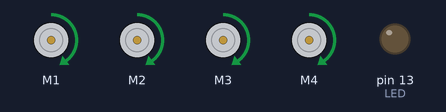
This sketch was run on a simulated Arduino Uno, built with avr-gcc and run on an emulated ATmega328P. Shown: 4 × DC motor (green arrow = forward, orange = backward, longer = faster), output pins drawn as LEDs (lit = HIGH).

Above: at 0.5 s.
At 2.5 s:
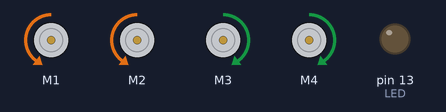
At 4.5 s:
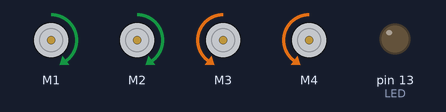
At 5.5 s:
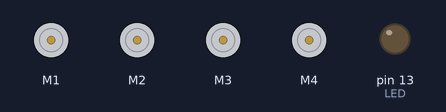
Timing chart, 0 to 7.8 s (numbered marks = the images above):
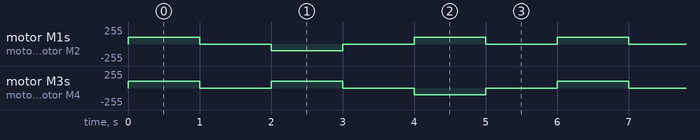

Measured:
- by itself, motor M1, motor M2: repeats every 6.0 s: stopped 1.0 s, backward 100/255 1.0 s, 2 × (stopped 1.0 s, forward 100/255 1.0 s)
- by itself, motor M3, motor M4: repeats every 6.0 s: stopped 1.0 s, forward 100/255 1.0 s, stopped 1.0 s, backward 100/255 1.0 s, stopped 1.0 s, forward 100/255 1.0 s

The sketch:

Circle.ino
```cpp
#define LED 13
#include <AFMotor.h>

AF_DCMotor motor1(1);
AF_DCMotor motor2(2);
AF_DCMotor motor3(3);
AF_DCMotor motor4(4);
void setup() {
  pinMode(LED, OUTPUT);

  /*motor1.setSpeed(255);
  motor2.setSpeed(255);
  motor3.setSpeed(255);
  motor4.setSpeed(255);

  motor1.run(RELEASE);
  motor2.run(RELEASE);
  motor3.run(RELEASE);
  motor4.run(RELEASE);*/
}

void loop() {
   /*digitalWrite(LED, HIGH);
   delay(250);
   digitalWrite(LED, LOW);
   delay(250);*/

   motor1.setSpeed(100);
   motor1.run(FORWARD);
   motor2.setSpeed(100);
   motor2.run(FORWARD);
   motor3.setSpeed(100);
   motor3.run(FORWARD);
   motor4.setSpeed(100);
   motor4.run(FORWARD);

   delay(1000);

  motor1.run(RELEASE);
  motor2.run(RELEASE);
  motor3.run(RELEASE);
  motor4.run(RELEASE);

  delay(1000);

   motor1.setSpeed(100);
   motor1.run(BACKWARD);
   motor2.setSpeed(100);
   motor2.run(BACKWARD);
   motor3.setSpeed(100);
   motor3.run(FORWARD);
   motor4.setSpeed(100);
   motor4.run(FORWARD);

   delay(1000);

   motor1.run(RELEASE);
  motor2.run(RELEASE);
  motor3.run(RELEASE);
  motor4.run(RELEASE);

   delay(1000);

   motor1.setSpeed(100);
   motor1.run(FORWARD);
   motor2.setSpeed(100);
   motor2.run(FORWARD);
   motor3.setSpeed(100);
   motor3.run(BACKWARD);
   motor4.setSpeed(100);
   motor4.run(BACKWARD);

    delay(1000);

    motor1.run(RELEASE);
  motor2.run(RELEASE);
  motor3.run(RELEASE);
  motor4.run(RELEASE);

   delay(1000);

   motor1.setSpeed(100);
   motor1.run(FORWARD);
   motor2.setSpeed(100);
   motor2.run(FORWARD);
   motor3.setSpeed(100);
   motor3.run(FORWARD);
   motor4.setSpeed(100);
   motor4.run(FORWARD);
}
```
